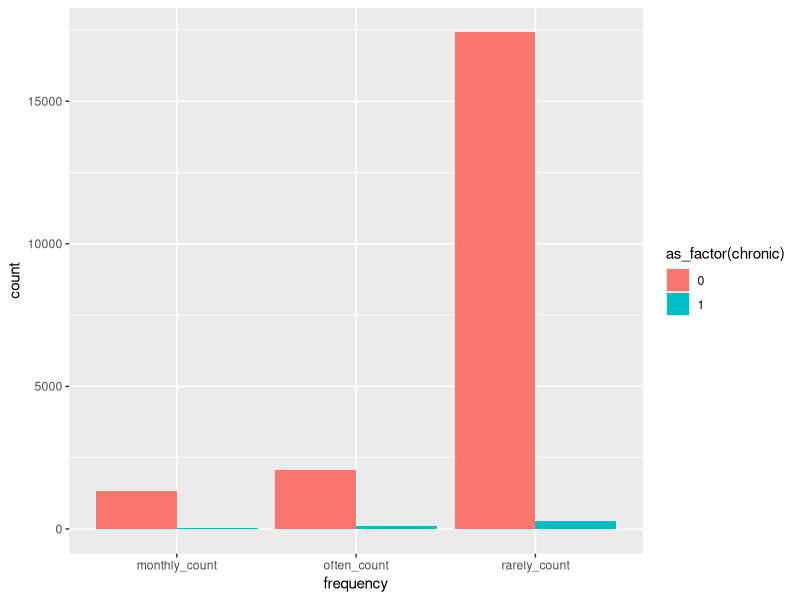

The R script that drew this image: (Note: this script raises an error after producing the figure.)
## ---- chunk 1
knitr::opts_chunk$set(echo = FALSE)
## ---- chunk 2
# read in data
data <- read.csv("data.csv")

library(tidyverse)
library(broom)
## ---- chunk 3

model_simple <- glm(chronic ~ HRSLEEP + I(HRSLEEP^2) + depfreq_often + depfreq_monthly, data = data, family = binomial)

summary(model_simple)

# significant coefficients: all
## ---- chunk 4
# New with transformed sleep, excluding interaction with the original sleep variable
# AIC score: 3297.7
model_full <- glm(chronic ~ HRSLEEP + I(HRSLEEP^2) + depfreq_often + depfreq_monthly + I(I(HRSLEEP^2)*depfreq_often) + I(I(HRSLEEP^2)*depfreq_monthly) + log(AGE) + SEX + BMI + activity_score + income_high + income_middle + race_asian + race_black + race_na, family = binomial, data = data)

summary(model_full)
# significant coefficients: sleep, sleep squared, depfreq_often, all covariates

## ---- chunk 5
# Data 1: only women
data1 <- data %>% 
  filter(SEX == 1)

model_women <- glm(chronic ~ HRSLEEP + I(HRSLEEP^2) + depfreq_often + depfreq_monthly + I(HRSLEEP*depfreq_often) + I(HRSLEEP*depfreq_monthly) + log(AGE) + SEX + BMI + activity_score + income_high + income_middle + race_asian + race_black + race_na, family = binomial, data = data1)

summary(model_women)

# significant coefficients: depfreq_often, all covariates except race_na

# Results for data1:
# HRSLEEP significant at 0.10 level, p-value = 0.094166
# depfreq_often significant at 0.01 level, p-value = 0.003030
# I(HRSLEEP * depfreq_often) significant at 0.05 level, p-value = 0.031241
## ---- chunk 6

# Data 2: only men
data2 <- data %>% 
  filter(SEX == 0)

model_men <- glm(chronic ~ HRSLEEP + I(HRSLEEP^2) + depfreq_often + depfreq_monthly + I(HRSLEEP*depfreq_often) + I(HRSLEEP*depfreq_monthly) + log(AGE) + SEX + BMI + activity_score + income_high + income_middle + race_asian + race_black + race_na, family = binomial, data = data2)

summary(model_men)

# significant coefficients: sleep, sleep squared, most covariates

# Result for data2: nothing of interest is significant

## ---- chunk 7
data2 <- data %>% 
  group_by(chronic) %>% 
  summarise(often_count = sum(depfreq_often),
            monthly_count = sum(depfreq_monthly),
            rarely_count = n() - (often_count + monthly_count)) %>% 
  pivot_longer(names_to = "frequency", values_to = "count", cols = -chronic)

ggplot(data2, aes(x = frequency, y = count, fill = as_factor(chronic))) +
  geom_col(position = "dodge")
## ---- chunk 8
## ERROR .se.fit does not exists
# code from Logistic Regression visualization practice activity 4/20/20
preds_full <- augment(x=model_full, type.predict = "response") %>%
  mutate(lci=`.fitted`-(1.96*`.se.fit`),
         uci=`.fitted`+(1.96*`.se.fit`)) %>%
  rename(prob=`.fitted`)

probs_full<- preds_full %>%
  select(prob,lci,uci, depfreq_often, depfreq_monthly, HRSLEEP, chronic)
## ---- chunk 9
# code from Logistic Regression visualizationpractice activity 4/20/20
probs_full <- probs_full %>%
  filter(HRSLEEP %in% c(4, 5, 6, 7, 8, 9, 10)) %>%
  group_by(HRSLEEP, depfreq_often) %>%
  mutate(depfreq_often2 = ifelse(depfreq_often == 1, "Often", "Rarely")) %>%
  slice(1)

ggplot(probs_full, aes(y = prob, x = HRSLEEP, color = as.factor(depfreq_often2))) +
      geom_pointrange(aes(ymin = lci, ymax = uci),
                      position = position_dodge(width = 3),
                      size = .75) +
        labs(title = "Probability of having Diabetes by Sleep and Depression",
          subtitle = "Model 1: Full Model",
          y = "Probability of having Diabetes", 
          x = "Hours of Sleep per Night",
          color = "Depression Frequency") +
        theme_bw()
## ---- chunk 10
# code from Logistic Regression visualization practice activity 4/20/20
preds_women <- augment(x=model_women, type.predict = "response") %>%
  mutate(lci=`.fitted`-(1.96*`.se.fit`),
         uci=`.fitted`+(1.96*`.se.fit`)) %>%
  rename(prob=`.fitted`)

probs_women <- preds_women %>%
  select(prob,lci,uci, depfreq_often, depfreq_monthly, HRSLEEP, chronic)

## ---- chunk 11
# code from Logistic Regression visualizationpractice activity 4/20/20
probs_women <- probs_women %>%
  filter(HRSLEEP %in% c(4, 5, 6, 7, 8, 9, 10)) %>%
  group_by(HRSLEEP, depfreq_often) %>%
  mutate(depfreq_often2 = ifelse(depfreq_often == 1, "Often", "Rarely")) %>%
  slice(1)

ggplot(probs_women, aes(y = prob, x = HRSLEEP, color = as.factor(depfreq_often2))) +
      geom_pointrange(aes(ymin = lci, ymax = uci),
                      position = position_dodge(width = 3),
                      size = .75) +
        labs(title = "Probability of having Diabetes by Sleep and Depression",
          subtitle = "Model 2: Women Only",
          y = "Probability of having Diabetes", 
          x = "Hours of Sleep per Night",
          color = "Depression Frequency") +
        theme_bw()
## ---- chunk 12
# code from Logistic Regression visualization practice activity 4/20/20
preds_men <- augment(x=model_men, type.predict = "response") %>%
  mutate(lci=`.fitted`-(1.96*`.se.fit`),
         uci=`.fitted`+(1.96*`.se.fit`)) %>%
  rename(prob=`.fitted`)

probs_men <- preds_men %>%
  select(prob,lci,uci, depfreq_often, depfreq_monthly, HRSLEEP, chronic)
## ---- chunk 13
# code from Logistic Regression visualizationpractice activity 4/20/20
probs_men <- probs_men %>%
  filter(HRSLEEP %in% c(4, 5, 6, 7, 8, 9, 10)) %>%
  group_by(HRSLEEP, depfreq_often) %>%
  mutate(depfreq_often2 = ifelse(depfreq_often == 1, "Often", "Rarely")) %>%
  slice(1)

ggplot(probs_men, aes(y = prob, x = HRSLEEP, color = as.factor(depfreq_often2))) +
      geom_pointrange(aes(ymin = lci, ymax = uci),
                      position = position_dodge(width = 3),
                      size = .75) +
        labs(title = "Probability of having Diabetes by Sleep and Depression",
          subtitle = "Model 3: Men Only",
          y = "Probability of having Diabetes",
          x = "Hours of Sleep per Night",
          color = "Depression Frequency") +
        theme_bw()
## ---- chunk 14
# code from Logistic Regression visualization practice activity 4/20/20
preds_simple <- augment(x=model_simple, type.predict = "response") %>%
  mutate(lci=`.fitted`-(1.96*`.se.fit`),
         uci=`.fitted`+(1.96*`.se.fit`)) %>%
  rename(prob=`.fitted`)

probs_simple <- preds_simple %>%
  select(prob,lci,uci, depfreq_often, depfreq_monthly, HRSLEEP, chronic)
## ---- chunk 15
# code from Logistic Regression visualizationpractice activity 4/20/20
probs_simple <- probs_simple %>%
  filter(HRSLEEP %in% c(4, 5, 6, 7, 8, 9, 10)) %>%
  group_by(HRSLEEP, depfreq_often) %>%
  mutate(depfreq_often2 = ifelse(depfreq_often == 1, "Often", "Rarely")) %>% 
  slice(1)

ggplot(probs_simple, aes(y = prob, x = HRSLEEP, color = as.factor(depfreq_often2))) +
      geom_pointrange(aes(ymin = lci, ymax = uci),
                      position = position_dodge(width = 3),
                      size = .75) +
        labs(
          title = "Probability of having Diabetes by Sleep and Depression",
          subtitle = "Model 4: Simple",
          y = "Probability of having Diabetes", 
          x = "Hours of Sleep per Night",
          color = "Depression Frequency") +
        theme_bw()
